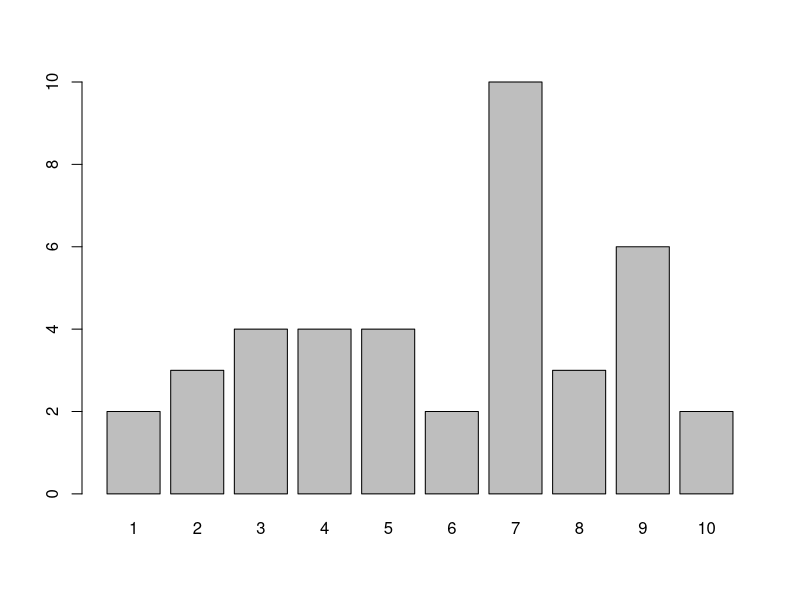
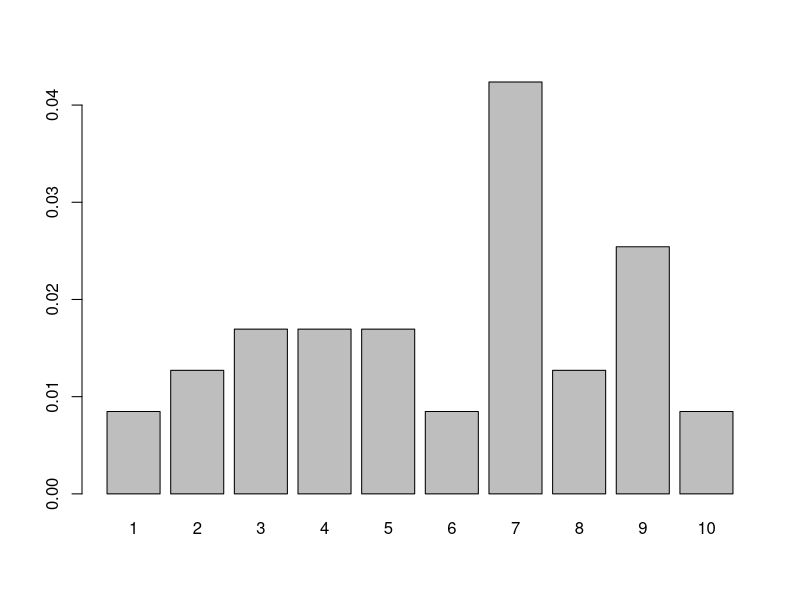

These figures' R source, in order: (Note: this script raises an error after producing the figures.)

# Create Data
data<-c(9, 10, 7, 8, 9, 6, 5, 9, 4, 7, 1, 7, 2, 7, 8, 5, 4, 3, 10, 7, 3, 7, 8, 6, 9, 7, 4, 2, 3, 9, 4, 3, 7, 5, 5, 2, 7, 9, 7, 1)

# Use table() to get the frequency table
table <- table(data)
# Printing table

print(table)
# Use barplot to visualize 
# a frequency table in a graphic
barplot(table)

prop = table/sum(data)
print(prop)
barplot(prop)

print(mean(data))
print(median(data))

values <- c(266, 231, 223, 262, 260, 230, 191, 182, 165, 153)
max(values) - min(values)

s_values = sort(values)
print(s_input)
q2 = (s_value[5] + s_values[6]/2)
q1 = s_values[3]
q3 = s_values[8]
iqr = q3 - q1
print(iqr)

min = q1 - 1.5*iqr
print(min)
max = q3 + 1.5*iqr
print(max)

boxplot(values, col = "green", border = "cyan", horizontal = TRUE)



                                                
